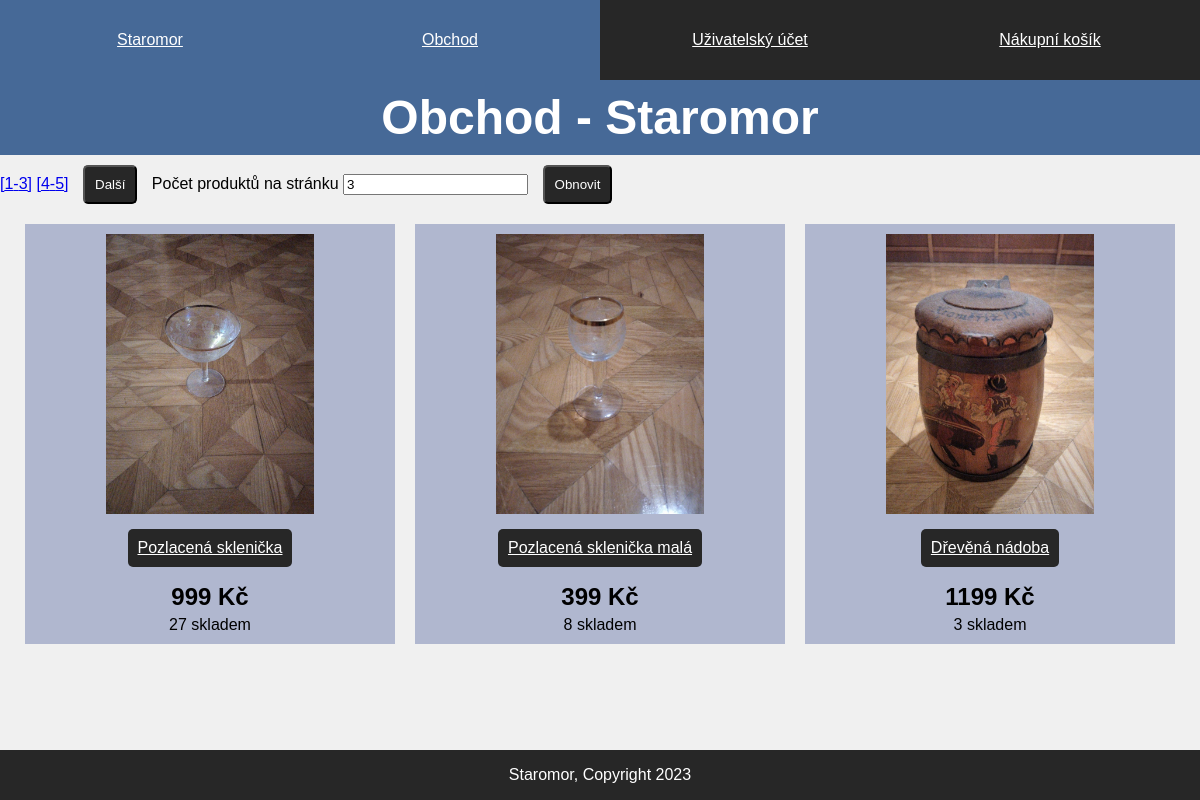
The app's page /eshop/store/index.php with its own data.
### tables this page shows
CREATE TABLE `products` (
  `product_id` int(11) NOT NULL,
  `name` text NOT NULL,
  `internal_name` text NOT NULL,
  `description` text NOT NULL,
  `description_long` text NOT NULL,
  `img` text DEFAULT NULL,
  `stock` int(11) NOT NULL,
  `status` text NOT NULL,
  `price` double NOT NULL,
  `category_id` int(11) NOT NULL
);

### eshop/assets/php/database.php (called while the page is built, shortened)
<?php
class Database {
    protected $pdo;
    public function __construct() {
        $this->pdo = new PDO(
            'mysql:host=' . DB_HOST . ';dbname=' . DB_DATABASE . ';charset=utf8mb4',
            DB_USERNAME,
            DB_PASSWORD
        );
        $this->pdo->setAttribute(
            PDO::ATTR_ERRMODE, PDO::ERRMODE_EXCEPTION
        );
        $this->pdo->setAttribute(
            PDO::ATTR_DEFAULT_FETCH_MODE, PDO::FETCH_ASSOC
        );
    }
    public function queryGet($query,$params) {
        $statement = $this->pdo->prepare($query);
        $statement->execute($params);
        return $statement->fetchAll();
    }
}
?>

### eshop/assets/php/products.php (called while the page is built, shortened)
<?php
class Products{
    public function showSomeProducts($from,$limit)
    {
        $database = new Database();
        $query = "SELECT * FROM `products` WHERE `product_id` >= ? AND `product_id` < ?";
        $params = array($from,$from+$limit);
        $products = $database->queryGet($query,$params);
        return $products;
    }
    public function getProductAmount(){
        $database = new Database();
        $query = "SELECT COUNT(product_id) FROM `products`";
        $result = $database->queryGet($query, array());
        $amount = $result[0]["COUNT(product_id)"];
        return $amount;
    }
}
?>

### eshop/store/index.php (the view, shortened to what this page needs)
<!DOCTYPE html>
<?php
if(isset($_GET['from']) && isset($_GET['limit'])){
    $from = verify($_GET['from']);
    $limit = verify($_GET['limit']);
}
else{
    $from = 1;
    $limit = DEFAULT_LIMIT;
}
$productsClass = new Products();
$productAmount = $productsClass->getProductAmount();
$products = $productsClass->showSomeProducts($from,$limit);
?>
<html lang="cs">
<head>
    <link rel="stylesheet" type="text/css" media="screen" href="../assets/css/style.css">
    <link rel="stylesheet" media="print" href="../assets/css/print.css">
</head>
<body>
    <div class="wrapper">
        <header>
        <nav class="nav-list">
                <a class="nav-item" href="../">
                    <p>Staromor</p>
                </a>
                <a class="nav-item-current" href="../store">
                    <p>Obchod</p>
                </a>
                <a class="nav-item" href="../account">
                    <p>Uživatelský účet</p>
                </a>
                <a class="nav-item" href="../cart">
                    <p>Nákupní košík</p>
                </a>
            </nav>
        </header>
        <main>
            <h1>Obchod - Staromor</h1>
            <form>
                <?php for($countfrom = 1;$countfrom <= $productAmount;$countfrom = $countfrom + $limit){
                    $to = $countfrom + $limit - 1;
                    if($to > $productAmount) $to = $productAmount;
                    ?>
                    <a href="?from=<?php echo $countfrom;?>&limit=<?php echo $limit;?>">[<?php echo $countfrom;?>-<?php echo $to;?>]</a>
                    <?php
                }
                ?>
                <?php if($from + $limit <= $productAmount): ?>
                <button class="link-button" type="submit" name="next">Další</button>
                <?php endif; ?>
                <label for="limit">Počet produktů na stránku</label>
                <input name="limit" type="number" required min=1 value=<?php echo $limit; ?>>
                <button class="link-button" type="submit">Obnovit</button>
            </form>
            <nav class="store-page">
                <?php
                foreach($products as $product){
                    $id = $product['product_id'];
                    $name = $product['name'];
                    $desc = $product['description'];
                    $img = $product['img'];
                    $price = $product['price'];
                    $stock = $product['stock'];
                    ?>
                <div class="store-box">
                    <div class="store-image">
                        <img src="../<?php echo $img; ?>" alt="<?php echo $desc; ?>">
                    </div>
                    <a class="link-button" href="producta.php?id=<?php echo $id; ?>"><?php echo $name; ?></a>
                    <p class="price"><?php echo $price; ?> Kč</p>
                    <p><?php echo $stock; ?> skladem</p>
                </div>
                <?php } ?>
            </nav>
        </main>
        <footer>
            <p>Staromor, Copyright 2023</p>
        </footer>
    </div>
</body>
</html>

### eshop/assets/css/style.css (style rules this page uses)
body { font-family: Arial, Helvetica, sans-serif; margin: 0; padding: 0; font-size: 100%; color: black; background-color: darkred; }
.wrapper { box-sizing: border-box; margin: auto; max-width: 1280px; min-height: 100vh; display: flex; flex-flow: column nowrap; justify-content: space-between; align-content: center; }
header { background-color: rgb(39, 39, 39); }
main { flex-grow: 1; background-color: rgb(240, 240, 240); }
footer { height: 50px; background-color: rgb(39, 39, 39); color: white; text-align: center; }
.nav-list { flex: 1; display: flex; flex-flow: row wrap; justify-content: space-around; }
.nav-item, .nav-item-current { flex:1; height: 50px; padding: 15px; background-color: rgb(39, 39, 39); color: white; border-width: 1px; border-color: white; text-align: center; transition: ease .5s; }
.nav-item-current { background-color: rgb(70, 105, 151); color: white; }
a.nav-item, a.link-button, button.link-button { color: white; background-color: rgb(39, 39, 39); transition: ease .5s; }
h1 { text-align: center; padding: 10px 10px; margin: 0; font-size: 300%; color: white; background-color: rgb(70, 105, 151); }
img { display: block; max-width: 100%; height: auto; }
a.link-button { display: block; padding: 10px; margin: 10px; border-radius: 5px; width: fit-content; height: fit-content; }
button.link-button { display: inline; padding: 10px; margin: 10px; border-radius: 5px; width: fit-content; height: fit-content; }
.price { font-weight: bold; font-size: 150%; }
.store-page { display: flex; flex-flow: row wrap; justify-content: center; }
.store-box { display: flex; flex-flow: column nowrap; background-color: rgb(176, 183, 207); width: 350px; height: 400px; margin: 10px; padding: 10px; justify-content: space-between; align-content: center; }
.store-box > * { text-align: center; align-self: center; margin: 0; }
.store-image { height: 70%; }
.store-image > * { max-height: 100%; width: auto; }

### eshop/assets/css/print.css (style rules this page uses)
img { display:none; }
nav.nav-list > * { display: none; }
a { text-decoration: underline !important; }
.price { font-weight: bold; }
footer { text-align: center; }

### records on screen
products: img (picture), name "Pozlacená sklenička", price "999", stock "27"
products: img (picture), name "Pozlacená sklenička malá", price "399", stock "8"
products: img (picture), name "Dřevěná nádoba", price "1199", stock "3"

### other values on screen
$countfrom "1"
$to "3"
$countfrom "4"
$to "5"
